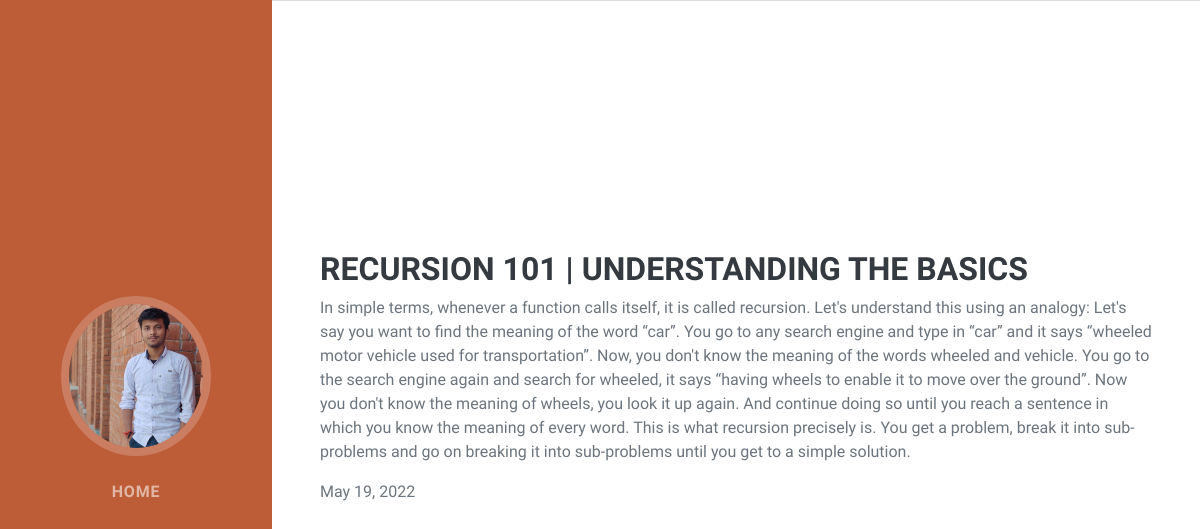
Page /blog/2 on the committed database.
### blog/models.py (models this page shows, shortened)
class Blog(models.Model):
    title = models.CharField(max_length=50)
    description = models.TextField()
    date = models.DateField()

### blog/views.py (the view)
# urls.py: path('<int:blog_id>',views.blog_detail, name = 'blog_detail')
def blog_detail(request, blog_id):
    blog = get_object_or_404(Blog, id=blog_id)
    context = {
        'blog':blog
    }
    return render(request, 'blog/blog_detail.html', context)

### blog/templates/blog/blog_detail.html (shortened to what this page needs)
<!DOCTYPE html>
{% load static  %}
<html lang="en">
    <head>
        <link href="{% static 'css/styles.css' %}" rel="stylesheet" />
    </head>
    <body id="page-top">
        <nav class="navbar navbar-expand-lg navbar-dark bg-primary fixed-top" id="sideNav">
            <a class="navbar-brand js-scroll-trigger" href="#page-top">
                <span class="d-none d-lg-block"><img class="img-fluid img-profile rounded-circle mx-auto mb-2" src="{% static 'assets/img/pic_edit.jpeg' %}" alt="..." /></span>
            </a>
            <div class="collapse navbar-collapse" id="navbarResponsive">
                <ul class="navbar-nav">
                    <li class="nav-item">
                        <a class="nav-link js-scroll-trigger" href="{% url 'index' %}">Home</a>
                      </li>
                </ul>
            </div>
        </nav>
        <div class="container-fluid p-0">
            <section class="resume-section p-3 p-lg-5 d-flex align-items-center" id="interests">
                <div class="w-100">
                  <h3 class="mb-2">{{ blog.title }}</h3>
                  <p>{{ blog.description }}</p>
                  <p class="mb-0">{{ blog.date }}</p><br><br>
                </div>
              </section>
    </body>
</html>

### rows in the picture
Blog: title "RECURSION 101 | UNDERSTANDING THE BASICS", description "In simple terms, whenever a function calls itself, it is called recursion. Let's understand this using an analogy: Let's say you want to find the meaning of the word “car”. You go to any search engine and type in “car” and it says “wheeled motor vehicle used for transportation”. Now, you don't know the meaning of the words wheeled and vehicle. You go to the search engine again and search for wheeled, it says “having wheels to enable it to move over the ground”. Now you don't know the meaning of wheels, you look it up again. And continue doing so until you reach a sentence in which you know the meaning of every word. This is what recursion precisely is. You get a problem, break it into…", date "May 19, 2022"
